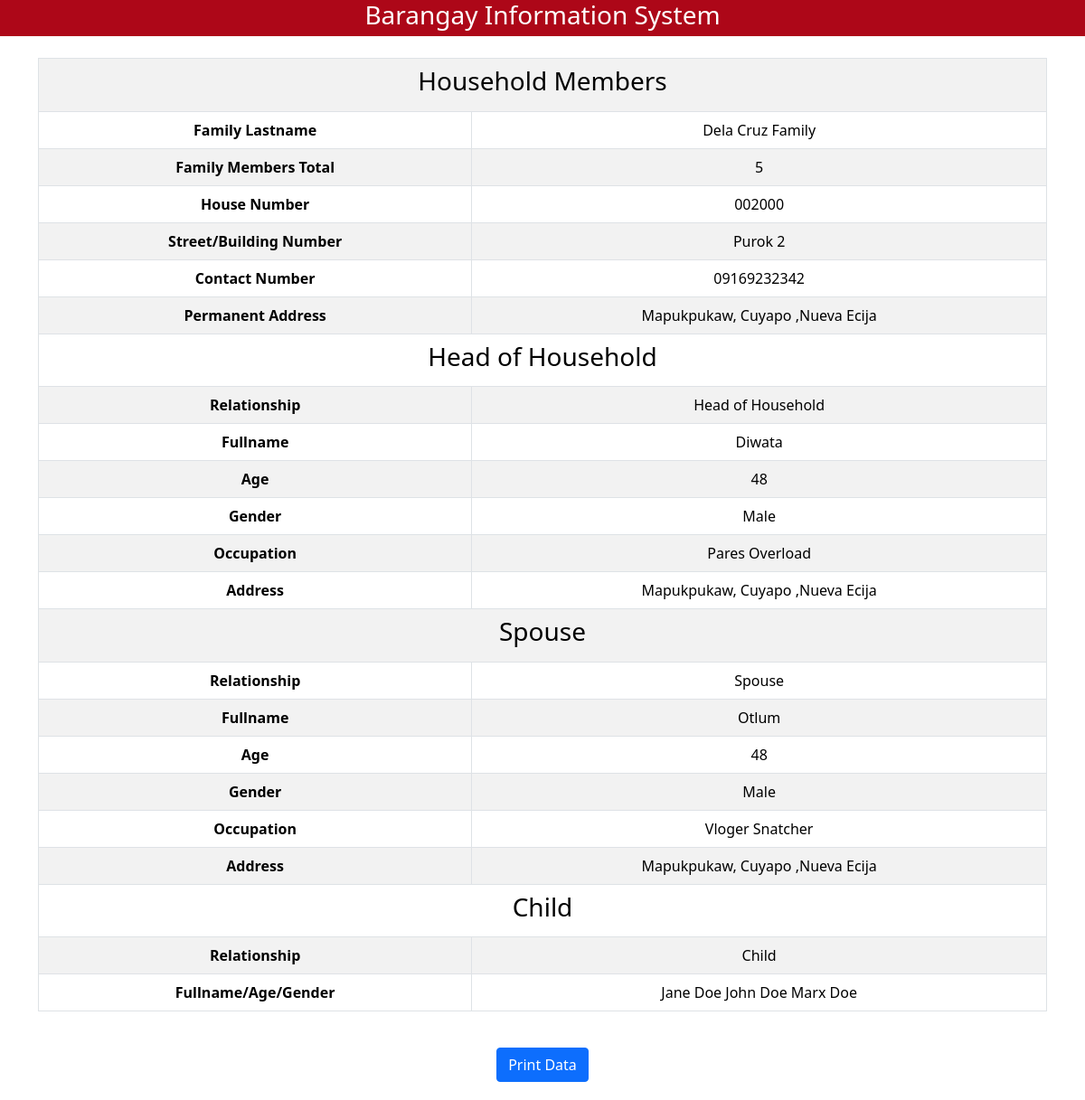
Screenshot of /household-view.php?household-view=38 with the database file from the repository.
### household-view.php (the view, shortened to what this page needs)
<!DOCTYPE html>
<html lang="en">
<head>
    <link rel="stylesheet" href="https://cdnjs.cloudflare.com/ajax/libs/font-awesome/6.4.2/css/all.min.css" />
    <link rel="stylesheet" href="css-style/household.css">
    <link href="https://cdn.jsdelivr.net/npm/bootstrap@5.0.2/dist/css/bootstrap.min.css" rel="stylesheet">
</head>
<body>
<?php include('header.php'); ?>
<div class="container my-4" id="print-content">
    <div class="table-responsive">
        <table class="table table-bordered table-striped">
            <tbody>
                <?php
                $id = $_GET['household-view'];
                $sql = "SELECT * FROM `household-db` WHERE id = $id";
                $result = mysqli_query($conn, $sql);
                if(mysqli_num_rows($result) > 0){
                    while($row = mysqli_fetch_assoc($result)){
                        echo '<tr>';
                        echo '<th colspan="2"><h3>Household Members</h3></th>';
                        echo '</tr>';
                        echo '<tr>';
                        echo '<th scope="row">Family Lastname</th>';
                        echo '<td>'.$row['fam_lastname'].'</td>';
                        echo '</tr>';
                        echo '<tr>';
                        echo '<th scope="row">Family Members Total</th>';
                        echo '<td>'.$row['fam_Mt'].'</td>';
                        echo '</tr>';
                        echo '<tr>';
                        echo '<th scope="row">House Number</th>';
                        echo '<td>'.$row['Hs'].'</td>';
                        echo '</tr>';
                        echo '<tr>';
                        echo '<th scope="row">Street/Building Number</th>';
                        echo '<td>'.$row['Sb_number'].'</td>';
                        echo '</tr>';
                        echo '<tr>';
                        echo '<th scope="row">Contact Number</th>';
                        echo '<td>'.$row['contact_number'].'</td>';
                        echo '</tr>';
                        echo '<tr>';
                        echo '<th scope="row">Permanent Address</th>';
                        echo '<td>'.$row['address'].'</td>';
                        echo '</tr>';
                        echo '<tr>';
                        echo '<th colspan="2"><h3>Head of Household</h3></th>';
                        echo '</tr>';
                        echo '<tr>';
                        echo '<th scope="row">Relationship</th>';
                        echo '<td>'.$row['relationship'].'</td>';
                        echo '</tr>';
                        echo '<tr>';
                        echo '<th scope="row">Fullname</th>';
                        echo '<td>'.$row['fullname'].'</td>';
                        echo '</tr>';
                        echo '<tr>';
                        echo '<th scope="row">Age</th>';
                        echo '<td>'.$row['age'].'</td>';
                        echo '</tr>';
                        echo '<tr>';
                        echo '<th scope="row">Gender</th>';
                        echo '<td>'.$row['gender'].'</td>';
                        echo '</tr>';
                        echo '<tr>';
                        echo '<th scope="row">Occupation</th>';
                        echo '<td>'.$row['occupation'].'</td>';
                        echo '</tr>';
                        echo '<tr>';
                        echo '<th scope="row">Address</th>';
                        echo '<td>'.$row['address'].'</td>';
                        echo '</tr>';
                        echo '<tr>';
                        echo '<th colspan="2"><h3>Spouse</h3></th>';
                        echo '</tr>';
                        echo '<tr>';
                        echo '<th scope="row">Relationship</th>';
                        echo '<td>'.$row['S_relationship'].'</td>';
                        echo '</tr>';
                        echo '<tr>';
                        echo '<th scope="row">Fullname</th>';
                        echo '<td>'.$row['S_fullname'].'</td>';
                        echo '</tr>';
                        echo '<tr>';
                        echo '<th scope="row">Age</th>';
                        echo '<td>'.$row['S_age'].'</td>';
                        echo '</tr>';
                        echo '<tr>';
                        echo '<th scope="row">Gender</th>';
                        echo '<td>'.$row['S_gender'].'</td>';
                        echo '</tr>';
                        echo '<tr>';
                        echo '<th scope="row">Occupation</th>';
                        echo '<td>'.$row['S_occupation'].'</td>';
                        echo '</tr>';
                        echo '<tr>';
                        echo '<th scope="row">Address</th>';
                        echo '<td>'.$row['S_address'].'</td>';
                        echo '</tr>';
                        echo '<tr>';
                        echo '<th colspan="2"><h3>Child</h3></th>';
                        echo '</tr>';
                        echo '<tr>';
                        echo '<th scope="row">Relationship</th>';
                        echo '<td>'.$row['C_relationship'].'</td>';
                        echo '</tr>';
                        echo '<tr>';
                        echo '<th scope="row">Fullname/Age/Gender</th>';
                        echo '<td style="white-space: normal">';
                        $child_info = $row['C_fullname'];
                        $children = explode(".", $child_info);
                        foreach ($children as $child) {
                            echo $child . '<br>';
                        }
                        echo '</td>';
                        echo '</tr>';
                    }
                }
                ?>
            </tbody>
        </table>
    </div>
</div>
<button style="display: block; margin-left: auto; margin-right: auto; margin-bottom: 20px;" onclick="printData()" class="btn btn-primary">Print Data</button>
</body>
</html>

### css-style/household.css (style rules this page uses)
* { box-sizing: border-box; margin: 0px; padding: 0px; }
table { width: 100%; border-collapse: collapse; background-color: rgb(4, 69, 69); color: aliceblue; }
th, td { border: 1px solid #dddddd; text-align: left; padding: 12px; }
th { background-color: rgb(21, 58, 58); color: aliceblue; }

### household-view.php (style rules this page uses)
.table th, .table td { vertical-align: middle; color: black; background-color: white; text-align: center; }

### rows the page displays
household-db: fam_lastname "Dela Cruz Family", fam_Mt "5", Hs "002000", Sb_number "Purok 2", contact_number "09169232342", address "Mapukpukaw, Cuyapo ,Nueva Ecija", relationship "Head of Household", fullname "Diwata", age "48", gender "Male", occupation "Pares Overload", S_relationship "Spouse", S_fullname "Otlum", S_age "48", S_gender "Male", S_occupation "Vloger Snatcher", S_address "Mapukpukaw, Cuyapo ,Nueva Ecija", C_relationship "Child", C_fullname "Jane Doe John Doe Marx Doe"
